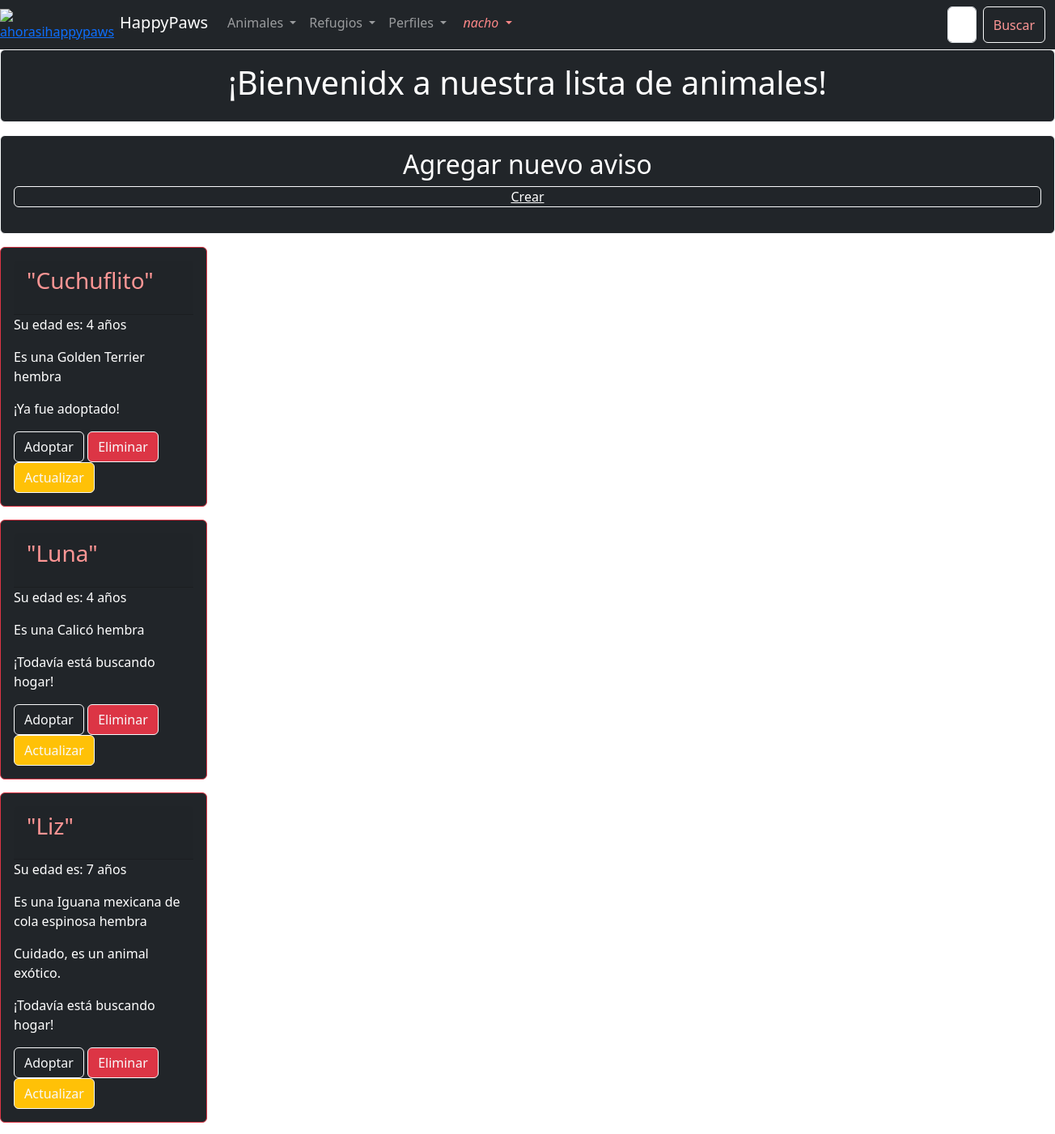
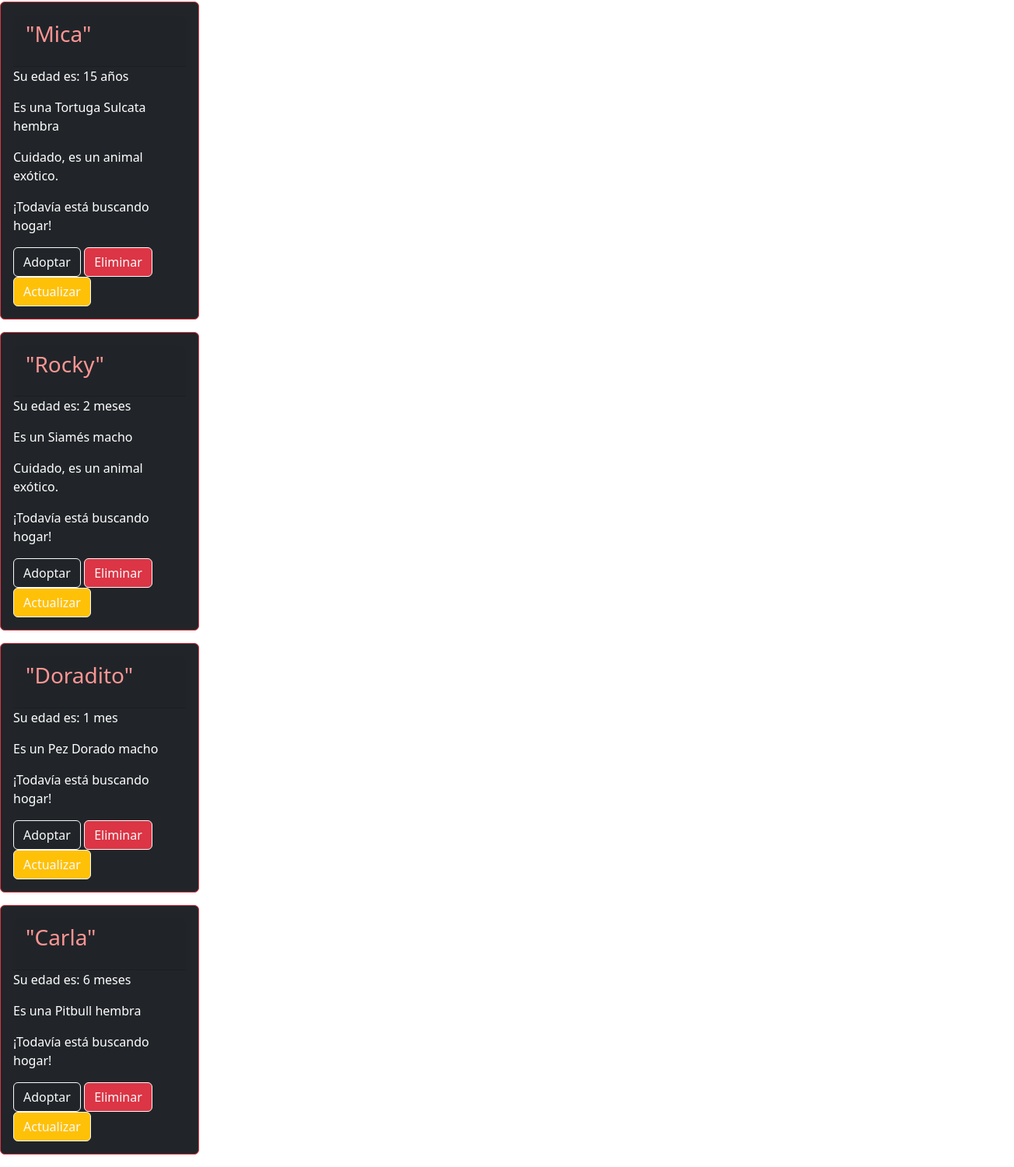
Screenshot of /animal-list/ (signed in) with the database file from the repository (2 pictures, top to bottom).
### animal_app/models.py (models this page shows, shortened)
class Animals(models.Model):
    name = models.CharField(max_length=100)
    age = models.IntegerField()
    gender = models.CharField(max_length=100)
    adopted = models.BooleanField(default=True)
    breed = models.CharField(max_length=100)
    exotic = models.BooleanField(default=False)
    baby = models.BooleanField(default=False)

### animal_app/views.py (the view)
# urls.py: path("animal-list/", animal_list),
def animal_list(request):
    if "search" in request.GET:
        search = request.GET["search"]
        all_animals = Animals.objects.filter(name__icontains=search)
    else:
        all_animals = Animals.objects.all()
    context = {
        "adoptions":all_animals,
    }
    return render(request, "animal-list.html", context = context)

### templates/animal-list.html (shortened to what this page needs)
{% extends "base.html" %}
{% block content %}
    <div class="card text-bg-dark mb-3 card border-light mb-3">
        <div class="card-body">
            <h1 style="text-align:center;">¡Bienvenidx a nuestra lista de animales!</h1>
        </div>
    </div>
    <div class="card text-bg-dark mb-3 card border-light mb-3">
        <div class="card-body">
            <h2 style="text-align: center;">Agregar nuevo aviso </h2>
            <a href="/putup-adoption/" class="card text-bg-dark mb-3 card border-light mb-3" style="text-align: center;"> Crear </a>
        </div>
    </div>
    {% for animal in adoptions %}
    <div class="card text-bg-dark mb-3 card border-danger mb-3" style="max-width: 16rem;",>
        <div class="card-body">
        <h3 class="card-header"  style="color:rgb(254, 150, 149)">
            <p> "{{animal.name}}" </p>
        </h3>
        {% if animal.baby == False %}
            {% if animal.age == 1 %}
                <p>Su edad es: {{animal.age}} año</p>
            {% else %}
                <p>Su edad es: {{animal.age}} años</p>
            {% endif %}
        {% else %}
            {% if animal.age == 1 %}
                <p>Su edad es: {{animal.age}} mes</p>
            {% else %}
                <p>Su edad es: {{animal.age}} meses</p>
            {% endif %}
        {% endif %}
        {% if animal.gender == "Macho" %}
            <p>Es un {{animal.breed}} macho</p>
        {% else %}
            <p>Es una {{animal.breed}} hembra</p>
        {% endif %}
        {% if animal.exotic == True %}
        <p> Cuidado, es un animal exótico. </p>
        {% endif %}
        {% if animal.adopted == True %}
        <p>¡Todavía está buscando hogar!</p>
        {% else %}
        <p>¡Ya fue adoptado!</p>
        {% endif %}
        <a href="/adopted/" class="btn btn-dark btn-outline-light">Adoptar</a>
        <a href="/delete-animal/{{animal.id}}" class="btn btn-danger btn-outline-light">Eliminar</a>
        <a href="/update-animal/{{animal.id}}" class="btn btn-warning btn-outline-light">Actualizar</a>
        </div>
    </div>
    {% endfor %}
{% endblock %}

### templates/base.html (shortened to what this page needs)
<!DOCTYPE html>
<html lang="en">
<head>
    <link href="https://cdn.jsdelivr.net/npm/bootstrap@5.3.0-alpha1/dist/css/bootstrap.min.css" rel="stylesheet">
</head>
<body>
    <header>
            <nav class="navbar navbar-expand-lg navbar-dark bg-dark">
                <a href=""><img src="https://i.ibb.co/VVpN3y7/ahorasihappypaws.png" alt="ahorasihappypaws" width="60" height="60" /></a>
                <div class="container-fluid">
                <a class="navbar-brand" href="/" style="margin-bottom:5px; margin-left:-5px;">HappyPaws</a>
                <div class="collapse navbar-collapse" id="navbarSupportedContent">
                    <ul class="navbar-nav me-auto mb-2 mb-lg-0">
                        <li class="nav-item dropdown">
                            <a class="nav-link dropdown-toggle" href="#" role="button" data-bs-toggle="dropdown" aria-expanded="false">
                                Animales
                            </a>
                        </li>
                        <li class="nav-item dropdown">
                            <a class="nav-link dropdown-toggle" href="#" role="button" data-bs-toggle="dropdown" aria-expanded="false">
                                Refugios
                            </a>
                        </li>
                        <li class="nav-item dropdown">
                            <a class="nav-link dropdown-toggle" href="#" role="button" data-bs-toggle="dropdown" aria-expanded="false">
                                Perfiles
                            </a>
                        </li>
                    <li class="nav-item dropdown">
                        <a class="nav-link dropdown-toggle" href="#" role="button" data-bs-toggle="dropdown" aria-expanded="false" style="color: rgb(252, 135, 135); margin-bottom:5px; margin-top:0px; margin-right:50px; font-style:italic;">
                            {% if request.user.is_authenticated %}
                                {{request.user.username}}
                            {% elif not request.user.is_authenticated %}
                                Sesión
                            {% endif %}
                        </a>
                    </li>
                    <form class="d-flex" role="search" action="/animal-list/" method="GET">
                    <input class="form-control me-2" type="search" placeholder="Buscar Animales" aria-label="Search" name="search" style="margin-left:480px;">
                    <button class="btn btn-outline-light" type="submit" style="color:rgb(254, 150, 149)">Buscar</button>
                    </form>
                </div>
                </div>
            </nav>
    </header>
    {% block content %}
    {% endblock %}
</body>
</html>

### templates/base.html (style rules this page uses)
body { background-image: url('https://i.pinimg.com/564x/0b/c4/a1/0bc4a10e10077c2aedac4cf37e7378c7.jpg'); }

### rows the page displays
Animals: name "Cuchuflito", age "4", breed "Golden Terrier", adopted "¡Ya fue adoptado!"
Animals: name "Luna", age "4", breed "Calicó", adopted "¡Todavía está buscando hogar!"
Animals: name "Liz", age "7", breed "Iguana mexicana de cola espinosa", exotic "Cuidado, es un animal exótico.", adopted "¡Todavía está buscando hogar!"
Animals: name "Mica", age "15", breed "Tortuga Sulcata", exotic "Cuidado, es un animal exótico.", adopted "¡Todavía está buscando hogar!"
Animals: name "Rocky", age "2", breed "Siamés", exotic "Cuidado, es un animal exótico.", adopted "¡Todavía está buscando hogar!"
Animals: name "Doradito", age "1", breed "Pez Dorado", adopted "¡Todavía está buscando hogar!"
Animals: name "Carla", age "6", breed "Pitbull", adopted "¡Todavía está buscando hogar!"

### other values shown
{{ request.user.username }} "nacho"
